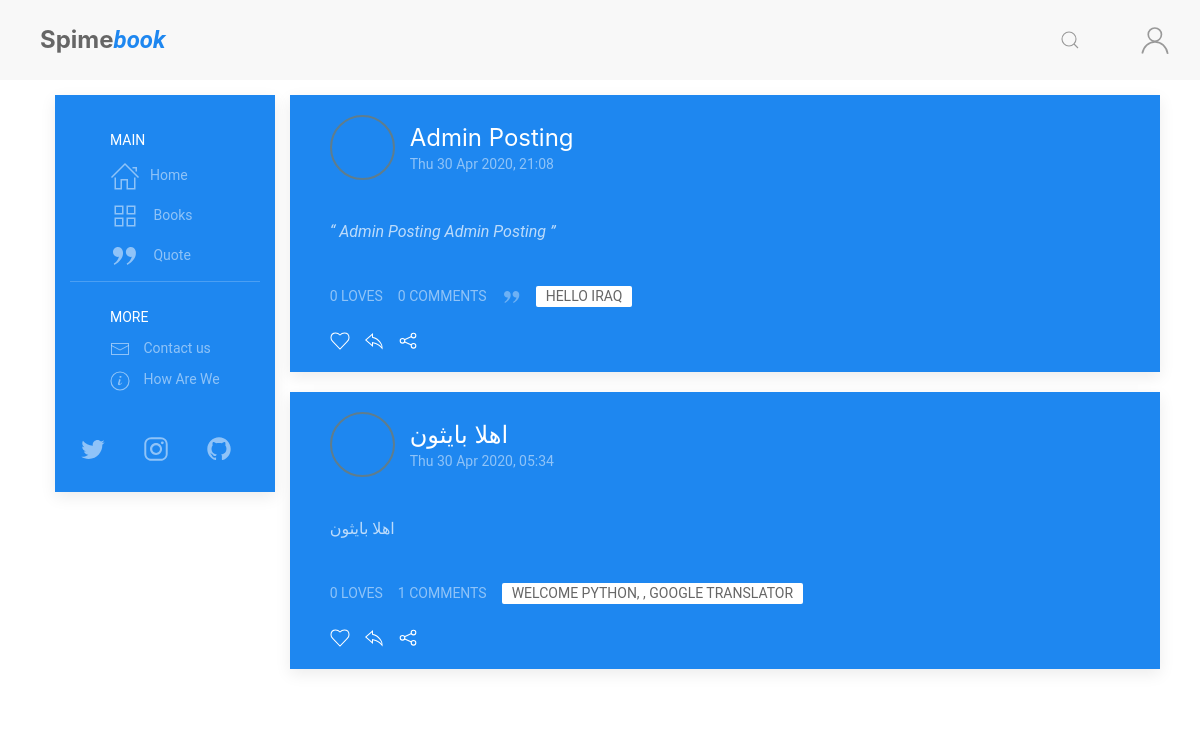
The page / on the database its author committed.
### posts/models.py (models this page shows, shortened)
class Post(models.Model):
    POST_TYPE = [
        ('Q', 'Quote'),
        ('R', 'Reviw'),
        ('P', 'Post'),
    ]
    title = models.CharField(max_length=120, default='')
    user = models.ForeignKey(User, on_delete=models.CASCADE)
    post_date = models.DateTimeField(default=timezone.now)
    post_edit_date = models.DateTimeField(auto_now=timezone.now)
    content = models.TextField(default='')
    post_type = models.CharField(
        max_length=1,
        choices=POST_TYPE,
        default='Psot')
    for_book = models.ForeignKey(Book, on_delete=models.CASCADE)
    archived = models.BooleanField(default=False)
    class Meta:
        ordering = ["-post_date"]

class Comment(models.Model):
    user = models.ForeignKey(User, on_delete=models.CASCADE)
    comment = models.CharField(max_length=300)
    comment_date = models.DateTimeField(auto_now_add=True)
    post = models.ForeignKey(
        Post, on_delete=models.CASCADE, related_name='comments')

### books/models.py (models this page shows, shortened)
class Book(models.Model):
    title = models.CharField(max_length=255, verbose_name=_('Book Title'))
    book_image = models.ImageField(
        upload_to='books/cover/', default='book.jpg', verbose_name=_('Book Cover Image'))
    author = models.ForeignKey(
        Author, on_delete=models.CASCADE, verbose_name=_('The Author'))
    publish_date = models.DateField(
        default=timezone.now, verbose_name=_('Publish Date'))
    genres = models.ManyToManyField(
        Genres, related_name='genres', verbose_name=_('Genres'))
    book_or_Novel = models.CharField(
        max_length=5, choices=book_type, default='Book', verbose_name=_('Type'))

class EN(models.Model):
    lang = models.CharField(max_length=2, default='en', auto_created='en')
    book = models.OneToOneField(
        Book, on_delete=models.CASCADE, verbose_name=_('Orginal Book'))
    title = models.CharField(max_length=255, blank=True,
                             null=True, verbose_name=_('Book Title'))
    book_Bio = models.TextField(
        blank=True, null=True, verbose_name=_('Book Bio'))
    class Meta:
        verbose_name = _("English Translation")
        verbose_name_plural = _("English Translation")
        ordering = ['-id']
    def __str__(self):
        if self.title is None:
            return translator.translate(self.book.title, dest='en').text
        else:
            return self.title

### posts/views.py (the view)
# urls.py: path('', views.blog, name='blog-home')
def home(request):
    comment_form = AddCommentForm()
    all_posts = Post.objects.filter(archived=False)
    page = request.GET.get('page', 1)
    paginator = Paginator(all_posts, 7)
    try:
        posts = paginator.page(page)
    except PageNotAnInteger:
        posts = paginator.page(1)
    except EmptyPage:
        posts = paginator.page(paginator.num_pages)
    context = {
        'title': 'Spimebook, a site for readers',
        'posts': posts,
        'comment_form': comment_form,
    }
    return render(request, 'posts/index.html', context)

### books/templatetags/books_extra.py (called while the page is built)
@register.filter(name='get_translate')
def get_translate(value, arg):
    translate = eval(f"value.{arg}")
    return translate

@register.simple_tag
def define(val=None):
    return val

### posts/templatetags/posts_extra.py (called while the page is built)
@register.inclusion_tag('posts/costumtags/reaction_bar.html')
def reaction_bar(post_id, user):
    target_post = Post.objects.get(id=post_id)
    comment_form = AddCommentForm()
    context = {
        'user': user,
        'post': target_post,
        'comment': target_post,
        'comment_form': comment_form,
    }
    return context

@register.inclusion_tag('posts/costumtags/post_container.html')
def post(post, user):
    context = {
        'user': user,
        'post': post
    }
    return context

@register.inclusion_tag('posts/costumtags/infinite_scroll_js.html')
def infinite_scroll_js():
    context = {
    }
    return context

### posts/templates/posts/index.html (shortened to what this page needs)
{% extends "posts/base.html" %}
{% load static %}
{% load posts_extra %}
{% block content %}
<div class="article-feed">
    {% for post in posts %}
    {% post post user %}
    {% endfor %}
</div>
{% endblock content %}

### posts/templates/posts/costumtags/post_container.html
{% load posts_extra %}
<div class="article">
    <div class="uk-card uk-card-primary uk-margin uk-width-1-1">
        <div class="uk-card-header">
            <div class="uk-grid-small uk-flex-middle" uk-grid>
                <div class="uk-width-auto">
                    <a href="{% url 'user-profile' post.user %}">
                        <img data-src="{{post.user.profile.picture.url}}" class="uk-border-circle avatat-img" width="50"
                            height="50" alt="{{post.user}}" uk-img>
                    </a>
                </div>
                <div class="uk-width-expand">
                    <a href="{% url 'post' post.id %}">
                        <h3 class="uk-card-title uk-margin-remove-bottom">{{post.title}}</h3>
                    </a>
                    <p class="uk-text-meta uk-margin-remove-top">
                        <time>{{post.post_date|date:"D d M Y, H:i"}}</time>
                    </p>
                </div>
            </div>
        </div>
        <div class="uk-card-body uk-padding uk-padding-remove-vertical uk-margin">
            {% if post.post_type == "Q" %}
            <q>
                {{ post.content }}
            </q> {% else %}
            <p>
                {{ post.content }}
            </p>
            {% endif %}
        </div>
        <div class="uk-card-footer">
            {% reaction_bar post.id user %}
        </div>
    </div>
</div>

### posts/templates/posts/costumtags/reaction_bar.html (shortened to what this page needs)
{% load books_extra %}
{% if user.is_authenticated %}
{% define user.profile.lang as user_lang %}
{% else %}
{% define 'en' as user_lang %}
{% endif %}
<div class="uk-flex uk-grid-small" uk-grid>
    <div class="uk-flex uk-grid-small" uk-grid>
        <div>
            <span class="uk-button uk-button-text uk-text-meta">{{post.loves.count}} loves</span>
        </div>
        <div class="uk-margin-small-bottom">
            <a href="#post-comment-{{post.id}}" class="uk-button uk-button-text uk-text-meta"
                uk-toggle>{{post.comments.all|length}} Comments</a>
        </div>
    </div>
    <div class="tags uk-margin-bottom ">
        {% if post.post_type == "Q" %}
        <span class="uk-icon uk-margin-small-right" uk-icon="quote-right"></span>
        {% endif %}
        <a href="{% url 'book' post.for_book.id %}" class="uk-label">{{ post.for_book|get_translate:user_lang }}</a>
    </div>
</div>
<div class="reaction">
    {% if user.is_authenticated %}
    <span>
        <a class="uk-icon uk-margin-small-right" id="love-post" data-post="{% url 'love' post.id %}"
            uk-icon="icon: heart"></a>
    </span>
    <span>
        <a href="#" class="uk-icon uk-margin-small-right" uk-icon="icon: reply"
            uk-toggle="target: #add-reply-{{post.id}}; animation: uk-animation-slide-top-small" type="button"></a>
    </span>
    {% else %}
    <span uk-tooltip="Log In First">
        <a class="uk-icon uk-margin-small-right" uk-icon="icon: heart"></a>
    </span>
    <span uk-tooltip="Log In First">
        <a class="uk-icon uk-margin-small-right" uk-icon="icon: reply" type="button"></a>
    </span>
    {% endif %}
    <span>
        <a href="#share-modal" class="uk-icon uk-margin-small-right" uk-icon="icon: social" uk-toggle></a>
    </span>
</div>

### posts/static/posts/css/my_style.css (style rules this page uses)
* { font-family: 'Roboto', sans-serif; box-sizing: border-box }
body { color: #666 }
.avatat-img { border: 2px solid #607d8b; width: 65px; height: 65px; object-fit: cover; object-position: center; }
.uk-card .uk-card-footer .tags span { opacity: 0.5 }

### rows shown on the page
Post: title "Admin Posting", post_date "Thu 30 Apr 2020, 21:08", content "Admin Posting Admin Posting", loves.count "0", comments.all|length "0", post_type "Q" (drawn), for_book|get_translate "HELLO IRAQ"
Post: title "اهلا بايثون", post_date "Thu 30 Apr 2020, 05:34", content "اهلا بايثون", loves.count "0", comments.all|length "1", for_book|get_translate "WELCOME PYTHON, , GOOGLE TRANSLATOR"
